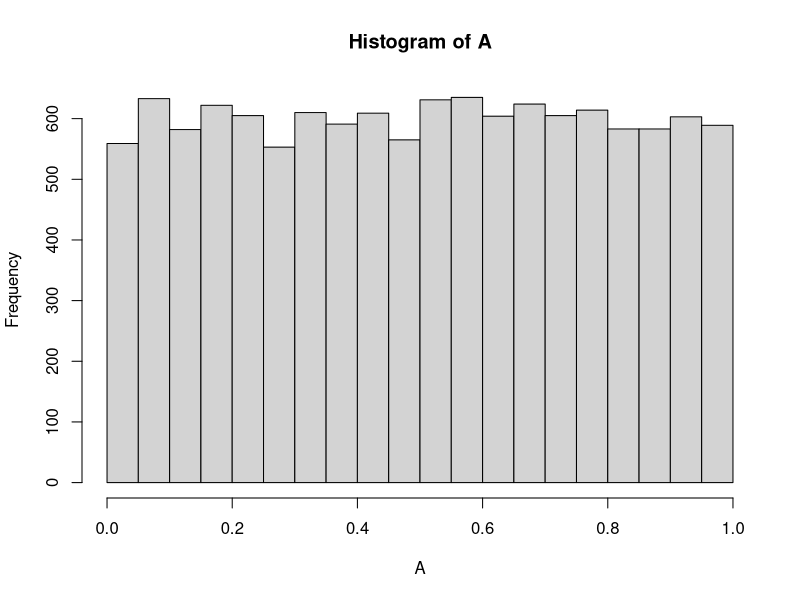
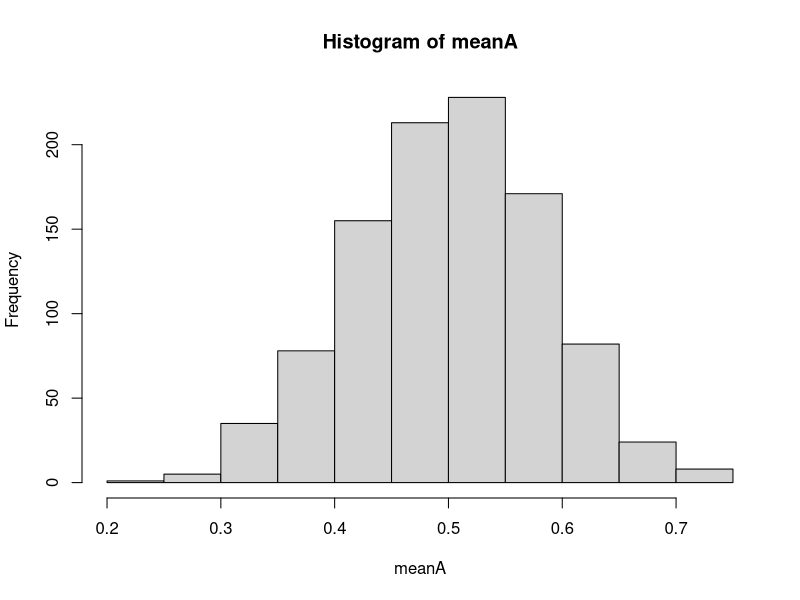
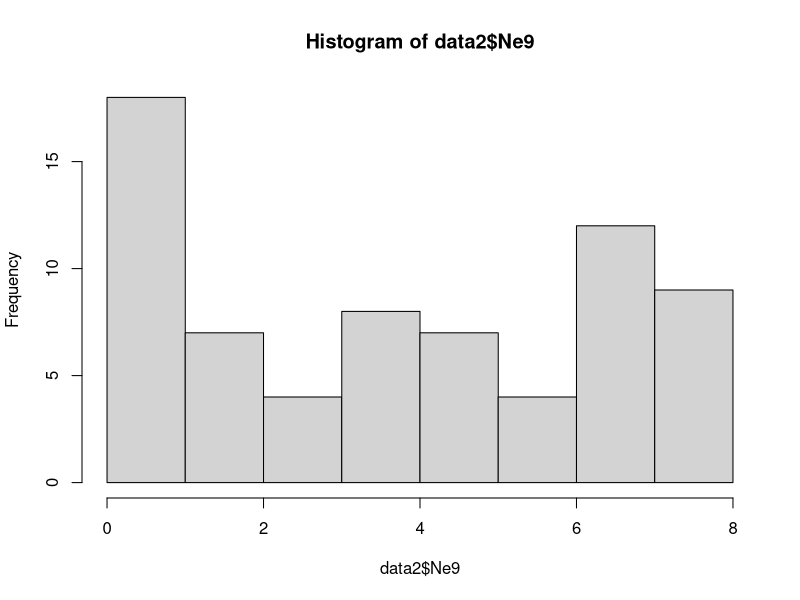
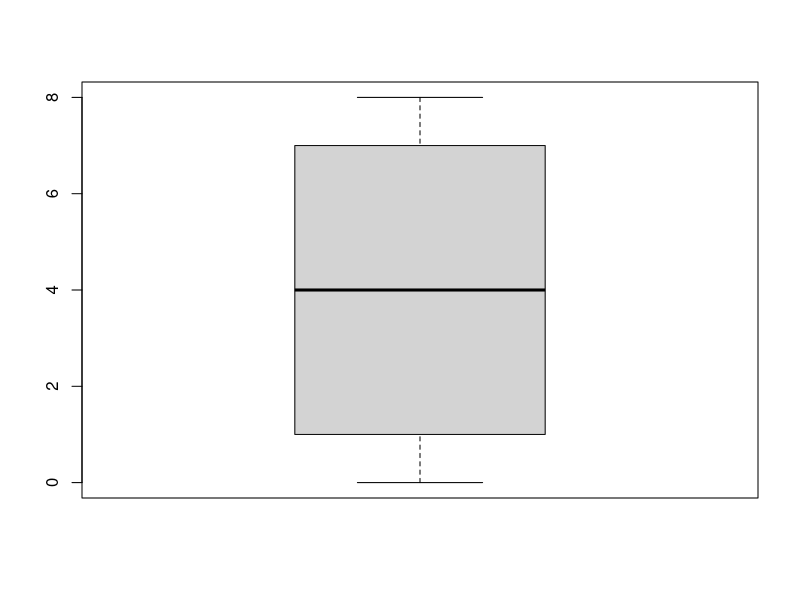
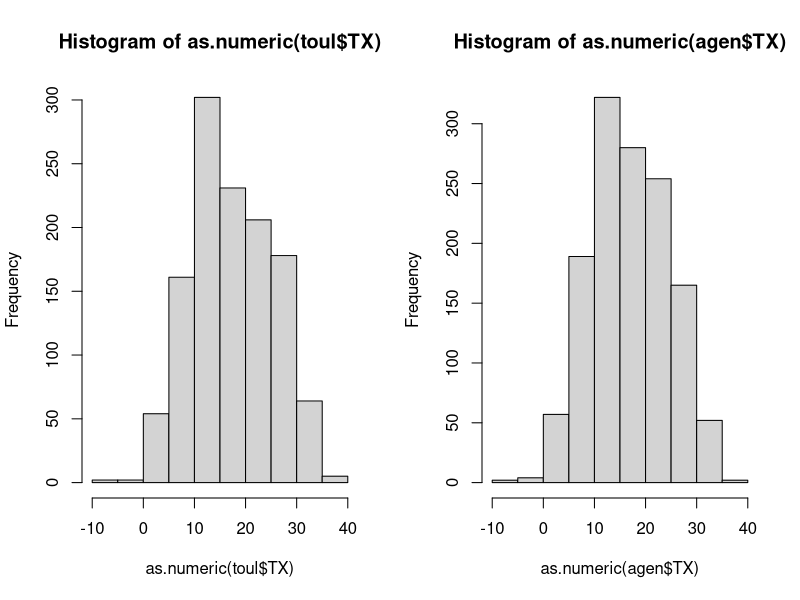
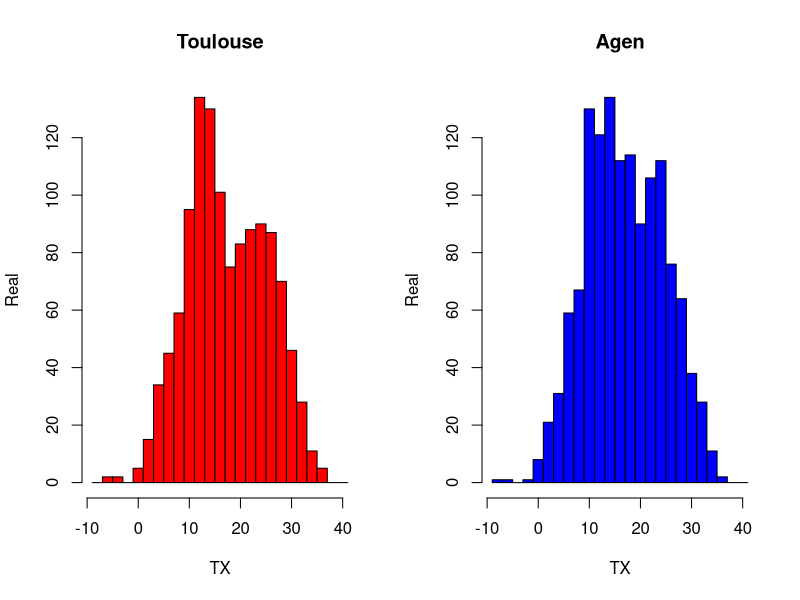

These charts were generated, in order, by the following R code: (Note: this script raises an error after producing the figures.)
# EXERCISE 1
print("EXERCISE 1")
years=1500:2023                             
bis=((years%%4==0) & (years%%100!=0)) | (years%%400==0)
i=which(bis==TRUE)
years[i]

#EXERCISE 2
print("EXERCISE 2")
A=matrix(runif(12000),nrow=12) 
hist(A) 
meanA=apply(A,2,mean) 
hist(meanA) 
print("Saving pdf...")

#EXERCISE 3
print("EXERCISE 3")
data(iris)
summary(iris)
iris2=iris[iris$Species=="versicolor",]
print("Decreasing order: ")
iris2[order(iris2$Sepal.Length,decreasing=TRUE),]

#EXERCISE 4
print("EXERCISE 4")
ozone = read.table("ozone.txt", header=TRUE)
summary(ozone)
ozone[(ozone$T15 > 30.0),]$maxO3
data2 = ozone[ozone$pluie == 'Sec',]
print("Decreasing order: ")
data2[order(data2$T12,decreasing=TRUE),]
print("Generating historgram and boxplot... ")
hist(data2$Ne9)
boxplot(data2$Ne9)
print("Generating quantile... ")
quantile(data2$maxO3)

#EXERCISE 5
print("EXERCISE 5")
# 1
CLIM = read.table("CLIM.txt", header=TRUE, sep = ';')
summary(CLIM)

# 2
years = substr(CLIM$DATE,1,4)
months = substr(CLIM$DATE,5,6)
CLIM$AN <- years
CLIM$MOIS <- months

# 3
toul = CLIM[CLIM$POSTE =='31069001',]
agen = subset(CLIM, subset=CLIM$POSTE == '47091001') 

# 4
toul[which.max(as.numeric(toul$TX)),c("DATE","TX")]
agen[which.max(as.numeric(agen$TX)),c("DATE","TX")]

#5
par(mfrow=c(1,2))
hist(as.numeric(toul$TX)) ; hist(as.numeric(agen$TX)) 
amp = seq(-9,41,2)
hist(as.numeric(toul$TX),main="Toulouse",xlab="TX",ylab="Real", breaks=amp, col="red")  ; hist(as.numeric(agen$TX),main="Agen",xlab="TX",ylab="Real", breaks=amp, col="blue")

#6
matrice=function(nom,num) {
n=max(nom$AN)-min(nom$AN)+1
tab=matrix(nrow=n,ncol=13)
for(i in 1:n) {
yy=min(nom$AN)+i-1
	for(j in 1:12) {
	tab[i,j]=mean(nom[(nom$AN==yy)&(nom$MOIS==j),num])
	}
tab[i,13]=mean(nom[nom$AN==yy,num])
}
return(tab)
}

#7
toulTX=as.numeric(matrice(toul,5))
max(toulTX[,-13]) #31.09677
max(toulTX[,13]) #19.69178

agenTX=as.numeric(matrice(agen,5))
max(agenTX[,-13]) #30.66452
max(agenTX[,13]) #19.66082

#8
boxplot(toulTX[,13],agenTX[,13],names=c("Toulouse","Agen"),main="Moyenne annuelle TX")